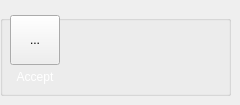
          <widget class="QWidget" name="pageLandMark">
           <widget class="QGroupBox" name="gboxLandmark">
            <property name="geometry">
             <rect>
              <x>0</x>
              <y>15</y>
              <width>231</width>
              <height>81</height>
             </rect>
            </property>
            <property name="title">
             <string/>
            </property>
            <widget class="QToolButton" name="btnAcceptNodes">
             <property name="geometry">
              <rect>
               <x>10</x>
               <y>0</y>
               <width>50</width>
               <height>50</height>
              </rect>
             </property>
             <property name="text">
              <string>...</string>
             </property>
             <property name="icon">
              <iconset>
               <normaloff>:/newPrefix/Icons/accept.svg</normaloff>:/newPrefix/Icons/accept.svg</iconset>
             </property>
             <property name="iconSize">
              <size>
               <width>32</width>
               <height>32</height>
              </size>
             </property>
            </widget>
            <widget class="QLabel" name="label_17">
             <property name="geometry">
              <rect>
               <x>5</x>
               <y>50</y>
               <width>60</width>
               <height>25</height>
              </rect>
             </property>
             <property name="text">
              <string>&lt;html&gt;&lt;head/&gt;&lt;body&gt;&lt;p align=&quot;center&quot;&gt;&lt;span style=&quot; font-size:9pt; color:#ffffff;&quot;&gt;Accept&lt;/span&gt;&lt;/p&gt;&lt;/body&gt;&lt;/html&gt;</string>
             </property>
            </widget>
           </widget>
          </widget>
